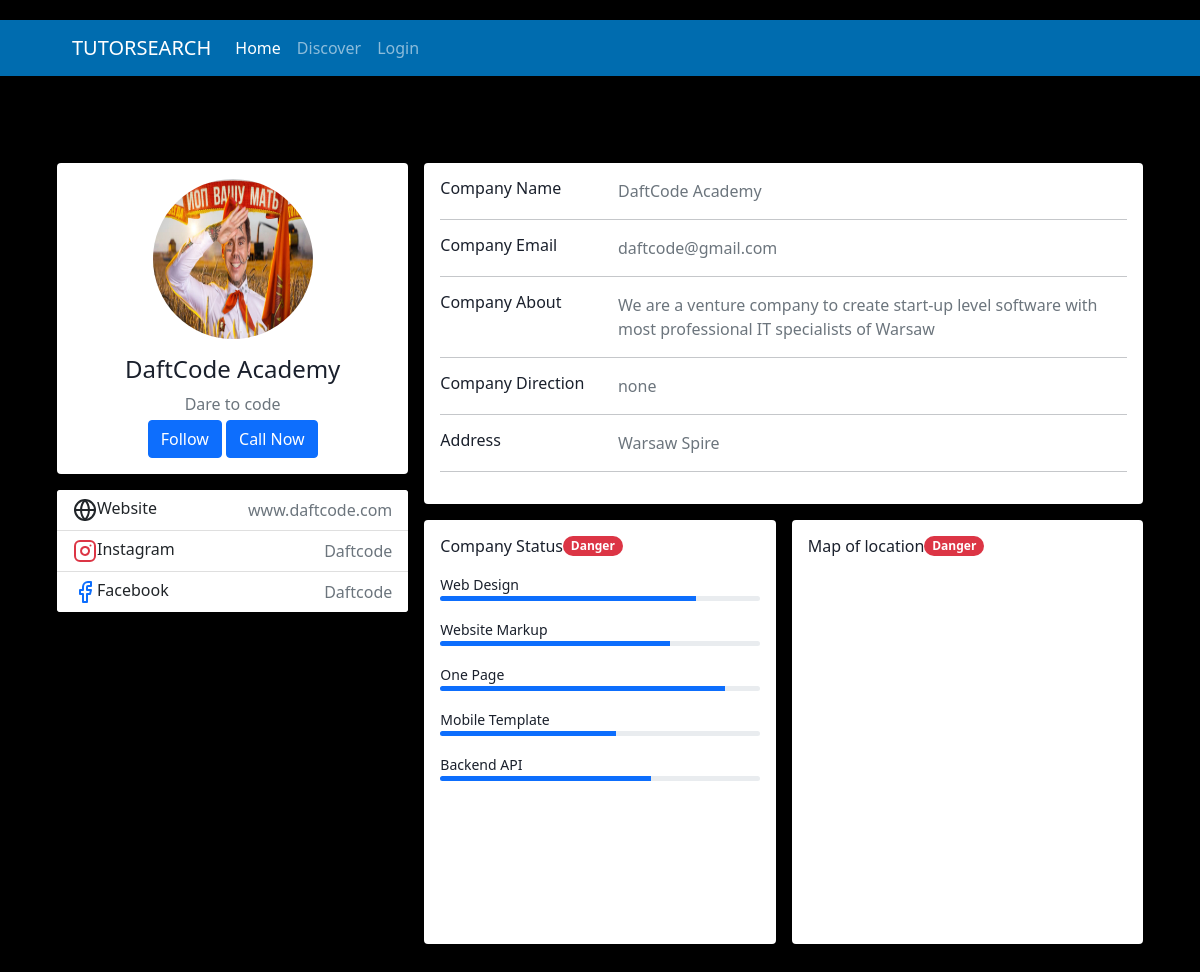
Screenshot of /ViewAccountPage/2/ with the database file from the repository.
### myapp/models.py (models this page shows, shortened)
class Company(models.Model):
    company_name=models.CharField(max_length=25, null=True,)
    company_bio=models.CharField(max_length=200, null=True)
    company_about=models.TextField(max_length=500, null=True)
    company_email=models.CharField(max_length=200, null=True)
    company_phone=models.CharField(max_length=200, null=True)
    company_adress=models.CharField(max_length=200, null=True)
    company_website=models.CharField(max_length=200, null=True)
    company_instagram=models.CharField(max_length=200, null=True)
    company_facebook=models.CharField(max_length=200, null=True)
    company_pic=models.ImageField(upload_to='images/',null=True, blank=True )
    company_added=models.DateTimeField(auto_now_add=True, null=True)
    completed=models.BooleanField(default=False)
    owner=models.OneToOneField(User,null=True, on_delete=models.CASCADE)
    class Meta:
        verbose_name='Companie'

### myapp/views.py (the view)
# urls.py: path('ViewAccountPage/<str:pk>/', views.ViewAccountPage, name='ViewAccountPage'),
def ViewAccountPage(request,pk):
    company=Company.objects.get(id=pk)
    context={'company':company}
    return render(request, 'main/viewAccount.html',context)

### myapp/templates/main/viewAccount.html (shortened to what this page needs)
<!DOCTYPE html>
<html lang="en">
    <head>
        <link href="https://cdn.jsdelivr.net/npm/bootstrap@5.0.2/dist/css/bootstrap.min.css" rel="stylesheet"
>
        <link href="acc_style.css" rel="stylesheet" />
    </head>
    {%include 'main/navbar.html'%}
    <br>
      <br>
      <br>
    <div class="container">
        <div class="main-body">
              <div class="row gutters-sm">
                <div class="col-md-4 mb-3">
                  <div class="card">
                    <div class="card-body">
                      <div class="d-flex flex-column align-items-center text-center">
                        {%if company.company_pic%}
                          <img id="image" src="{{company.company_pic.url}}" alt="Admin" class="rounded-circle" >
                        {%else%}
                          <img src="https://bootdey.com/img/Content/avatar/avatar7.png" alt="Admin" class="rounded-circle" width="150">
                        {%endif%}
                        <div class="mt-3">
                          <h4>{{company.company_name}}</h4>
                          <p class="text-secondary mb-1">{{company.company_bio}}</p>
                          <button class="btn btn-primary">Follow</button>
                          <button type="button" class="btn btn-primary" data-bs-toggle="modal" data-bs-target="#exampleModal">
                            Call Now
                          </button>
                        </div>
                      </div>
                    </div>
                  </div>
                  <div class="card mt-3">
                    <ul class="list-group list-group-flush">
                      <li class="list-group-item d-flex justify-content-between align-items-center flex-wrap">
                        <h6 class="mb-0">Website</h6>
                        <span class="text-secondary">{{company.company_website}}</span>
                      </li>
                      <li class="list-group-item d-flex justify-content-between align-items-center flex-wrap">
                        <h6 class="mb-0">Instagram</h6>
                        <span class="text-secondary">{{company.company_instagram}}</span>
                      </li>
                      <li class="list-group-item d-flex justify-content-between align-items-center flex-wrap">
                        <h6 class="mb-0">Facebook</h6>
                        <span class="text-secondary">{{company.company_facebook}}</span>
                      </li>
                    </ul>
                  </div>
                </div>
                <div class="col-md-8">
                  <div class="card mb-3">
                    <div class="card-body">
                      <div class="row">
                        <div class="col-sm-3">
                          <h6 class="mb-0">Company Name</h6>
                        </div>
                        <div class="col-sm-9 text-secondary">
                          {{company.company_name}}
                        </div>
                      </div>
                      <hr>
                      <div class="row">
                        <div class="col-sm-3">
                          <h6 class="mb-0">Company Email</h6>
                        </div>
                        <div class="col-sm-9 text-secondary">
                          {{company.company_email}}
                        </div>
                      </div>
                      <hr>
                      <div class="row">
                        <div class="col-sm-3">
                          <h6 class="mb-0">Company About</h6>
                        </div>
                        <div class="col-sm-9 text-secondary">
                          {{company.company_about}}
                        </div>
                      </div>
                      <hr>
                      <div class="row">
                        <div class="col-sm-3">
                          <h6 class="mb-0">Company Direction</h6>
                        </div>
                        <div class="col-sm-9 text-secondary">
                          none
                        </div>
                      </div>
                      <hr>
                      <div class="row">
                        <div class="col-sm-3">
                          <h6 class="mb-0">Address</h6>
                        </div>
                        <div class="col-sm-9 text-secondary">
                          {{company.company_adress}}
                        </div>
                      </div>
                      <hr>
                    </div>
                  </div>
                  <div class="row gutters-sm">
                    <div class="col-sm-6 mb-3">
                      <div class="card h-100">
                        <div class="card-body">
                          <h6 class="d-flex align-items-center mb-3">Company Status<span class="badge rounded-pill bg-danger">Danger</span></h6>
                          <small>Web Design</small>
                          <div class="progress mb-3" style="height: 5px">
                            <div class="progress-bar bg-primary" role="progressbar" style="width: 80%" aria-valuenow="80" aria-valuemin="0" aria-valuemax="100"></div>
                          </div>
                          <small>Website Markup</small>
                          <div class="progress mb-3" style="height: 5px">
                            <div class="progress-bar bg-primary" role="progressbar" style="width: 72%" aria-valuenow="72" aria-valuemin="0" aria-valuemax="100"></div>
                          </div>
                          <small>One Page</small>
                          <div class="progress mb-3" style="height: 5px">
                            <div class="progress-bar bg-primary" role="progressbar" style="width: 89%" aria-valuenow="89" aria-valuemin="0" aria-valuemax="100"></div>
                          </div>
                          <small>Mobile Template</small>
                          <div class="progress mb-3" style="height: 5px">
                            <div class="progress-bar bg-primary" role="progressbar" style="width: 55%" aria-valuenow="55" aria-valuemin="0" aria-valuemax="100"></div>
                          </div>
                          <small>Backend API</small>
                          <div class="progress mb-3" style="height: 5px">
                            <div class="progress-bar bg-primary" role="progressbar" style="width: 66%" aria-valuenow="66" aria-valuemin="0" aria-valuemax="100"></div>
                          </div>
                        </div>
                      </div>
                    </div>
                    <div class="col-sm-6 mb-3">
                      <div class="card h-100">
                        <div class="card-body">
                          <h6 class="d-flex align-items-center mb-3">Map of location <span class="badge rounded-pill bg-danger">Danger</span></h6>
                          <div class="text-center">
                            <iframe src="https://www.google.com/maps/embed?pb=!1m18!1m12!1m3!1d4966.371174301847!2d21.025032357811593!3d52.16006412632851!2m3!1f0!2f0!3f0!3m2!1i1024!2i768!4f13.1!3m3!1m2!1s0x471932937f295d21%3A0xa96d66009e74dd39!2zVXJzeW7Ds3c!5e0!3m2!1sen!2spl!4v1627994387840!5m2!1sen!2spl"
                             width="350" height="350" style="border:0;" allowfullscreen="" loading="lazy"></iframe>
                          </div>
                        </div>
                      </div>
                    </div>
                  </div>
                </div>
              </div>
            </div>
        </div>
    </body>
</html>

### static/styles/acc_style.css (style rules this page uses)
.main-body { padding: 15px; }
.card { box-shadow: 0 1px 3px 0 rgba(0,0,0,.1), 0 1px 2px 0 rgba(0,0,0,.06); }
.card { position: relative; display: flex; flex-direction: column; min-width: 0; word-wrap: break-word; background-color: #fff; background-clip: border-box; border: 0 solid rgba(0,0,0,.125); border-radius: .25rem; }
.card-body { flex: 1 1 auto; min-height: 1px; padding: 1rem; }
.gutters-sm { margin-right: -8px; margin-left: -8px; }
.gutters-sm>.col, .gutters-sm>[class*=col-] { padding-right: 8px; padding-left: 8px; }
.mb-3, .my-3 { margin-bottom: 1rem!important; }
.h-100 { height: 100%!important; }

### myapp/templates/main/viewAccount.html (style rules this page uses)
#image { height: 10rem; width: 10rem; }

### rows the page displays
Company: company_pic (picture), company_name "DaftCode Academy", company_bio "Dare to code", company_website "www.daftcode.com", company_instagram "Daftcode", company_facebook "Daftcode", company_email "daftcode@gmail.com", company_about "We are a venture company to create start-up level software with most professional IT specialists of Warsaw", company_adress "Warsaw Spire"
